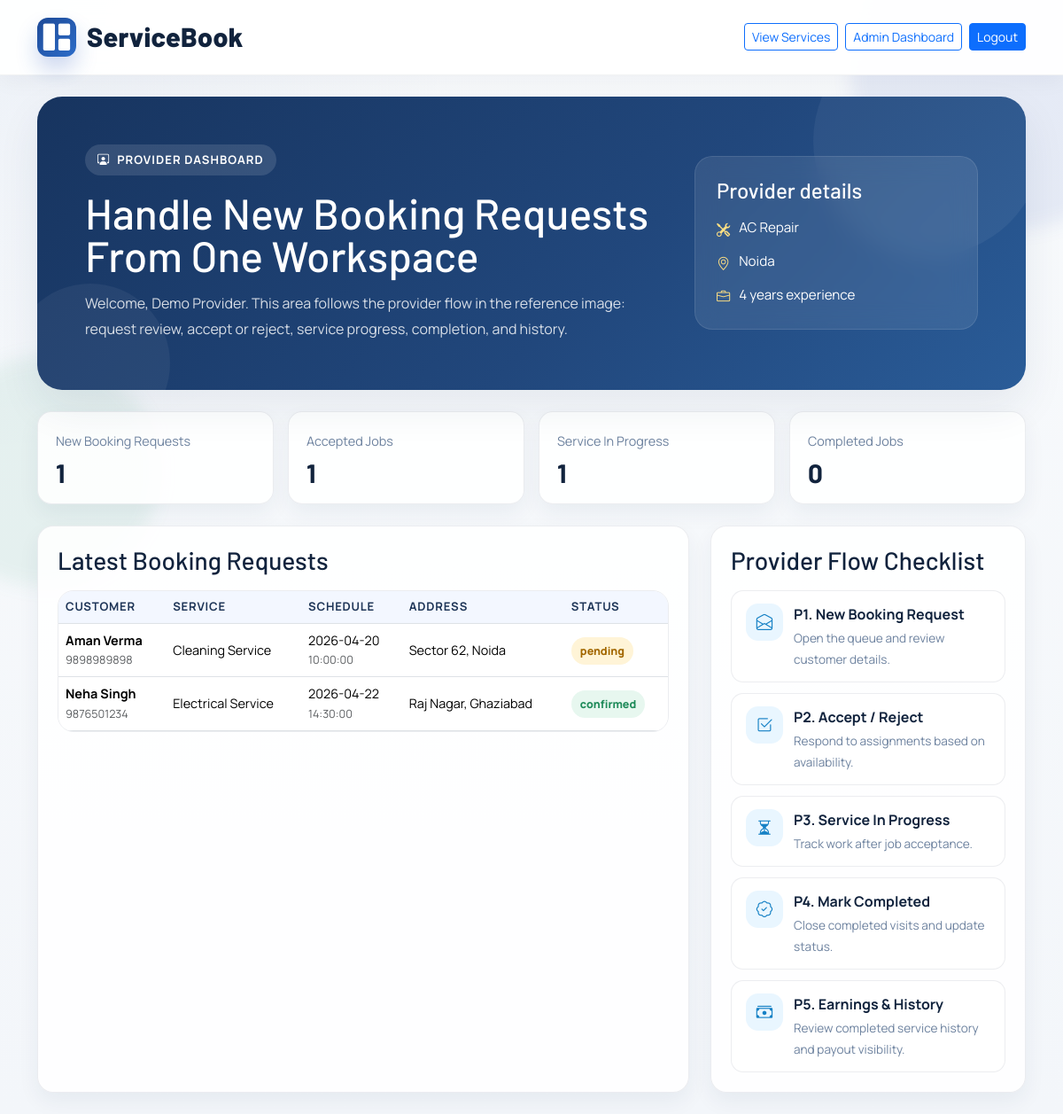
Screenshot of /provider-dashboard.php (signed in) with the database file from the repository.
### tables this page shows
CREATE TABLE service_providers (
  id INT UNSIGNED AUTO_INCREMENT PRIMARY KEY,
  full_name VARCHAR(120) NOT NULL,
  email VARCHAR(180) NOT NULL UNIQUE,
  phone VARCHAR(25) NOT NULL,
  primary_service VARCHAR(120) NOT NULL,
  city VARCHAR(120) NOT NULL,
  experience_years INT UNSIGNED NOT NULL DEFAULT 1,
  password_hash VARCHAR(255) NOT NULL,
  status ENUM('active','inactive') NOT NULL DEFAULT 'active',
  created_at TIMESTAMP DEFAULT CURRENT_TIMESTAMP,
  updated_at TIMESTAMP DEFAULT CURRENT_TIMESTAMP ON UPDATE CURRENT_TIMESTAMP
);

CREATE TABLE bookings (
  id INT UNSIGNED AUTO_INCREMENT PRIMARY KEY,
  service_id INT UNSIGNED NOT NULL,
  customer_name VARCHAR(120) NOT NULL,
  customer_email VARCHAR(180) NOT NULL,
  customer_phone VARCHAR(25) NOT NULL,
  booking_date DATE NOT NULL,
  booking_time TIME NOT NULL,
  address VARCHAR(255),
  notes TEXT,
  status ENUM('pending','confirmed','completed','cancelled') NOT NULL DEFAULT 'pending',
  created_at TIMESTAMP DEFAULT CURRENT_TIMESTAMP,
  updated_at TIMESTAMP DEFAULT CURRENT_TIMESTAMP ON UPDATE CURRENT_TIMESTAMP,
  CONSTRAINT fk_booking_service FOREIGN KEY (service_id) REFERENCES services(id) ON DELETE RESTRICT
);

CREATE TABLE services (
  id INT UNSIGNED AUTO_INCREMENT PRIMARY KEY,
  name VARCHAR(120) NOT NULL,
  description TEXT,
  price DECIMAL(10,2) NOT NULL DEFAULT 0.00,
  duration_minutes INT UNSIGNED NOT NULL DEFAULT 60,
  is_active TINYINT(1) NOT NULL DEFAULT 1,
  created_at TIMESTAMP DEFAULT CURRENT_TIMESTAMP,
  updated_at TIMESTAMP DEFAULT CURRENT_TIMESTAMP ON UPDATE CURRENT_TIMESTAMP
);

### provider-dashboard.php (the view, shortened to what this page needs)
<?php
$stats = [
    'new_requests' => 0,
    'accepted_jobs' => 0,
    'in_progress' => 0,
    'completed' => 0,
];
$bookings = [];
$provider = [];
try {
    $pdo = db();
    $providerStmt = $pdo->prepare(
        'SELECT full_name, email, phone, primary_service, city, experience_years
         FROM service_providers
         WHERE id = :id
         LIMIT 1'
    );
    $providerStmt->execute(['id' => (int) $_SESSION['provider_id']]);
    $provider = $providerStmt->fetch() ?: [];
    $stats['new_requests'] = (int) $pdo->query("SELECT COUNT(*) FROM bookings WHERE status = 'pending'")->fetchColumn();
    $stats['accepted_jobs'] = (int) $pdo->query("SELECT COUNT(*) FROM bookings WHERE status = 'confirmed'")->fetchColumn();
    $stats['in_progress'] = (int) $pdo->query("SELECT COUNT(*) FROM bookings WHERE status = 'confirmed'")->fetchColumn();
    $stats['completed'] = (int) $pdo->query("SELECT COUNT(*) FROM bookings WHERE status = 'completed'")->fetchColumn();
    $bookings = $pdo->query(
        'SELECT b.customer_name, b.customer_phone, b.booking_date, b.booking_time, b.status, s.name AS service_name, b.address
         FROM bookings b
         INNER JOIN services s ON s.id = b.service_id
         ORDER BY b.created_at DESC
         LIMIT 10'
    )->fetchAll();
} catch (Throwable $e) {
    $error = 'Could not load provider dashboard. Please start MySQL in XAMPP and verify the existing database connection.';
}
function statusBadgeClass(string $status): string
{
    return match ($status) {
        'pending' => 'badge-pending',
        'confirmed' => 'badge-confirmed',
        'completed' => 'badge-completed',
        'cancelled' => 'badge-cancelled',
        default => 'badge-new',
    };
}
?>
<!DOCTYPE html>
<html lang="en">
<head>
  <link href="https://cdn.jsdelivr.net/npm/bootstrap@5.3.3/dist/css/bootstrap.min.css" rel="stylesheet" />
  <link href="https://cdn.jsdelivr.net/npm/bootstrap-icons@1.11.3/font/bootstrap-icons.min.css" rel="stylesheet" />
  <link rel="stylesheet" href="css/style.css" />
</head>
<body>
  <div class="page-shell">
    <header class="top-nav sticky-top">
      <nav class="navbar navbar-expand-lg">
        <div class="container">
          <a class="navbar-brand" href="index.php">
            <span class="logo-mark"><i class="bi bi-grid-1x2-fill"></i></span>
            ServiceBook
          </a>
          <div class="ms-auto d-flex gap-2 flex-wrap">
            <a class="btn btn-outline-primary btn-sm" href="services.php">View Services</a>
            <a class="btn btn-outline-primary btn-sm" href="dashboard.php">Admin Dashboard</a>
            <a class="btn btn-primary btn-sm" href="provider-logout.php">Logout</a>
          </div>
        </div>
      </nav>
    </header>
    <main class="container py-4">
      <div class="hero-card mb-4">
        <div class="row align-items-center g-4">
          <div class="col-lg-8">
            <span class="eyebrow"><i class="bi bi-person-workspace"></i> Provider dashboard</span>
            <h1 class="hero-title" style="font-size: clamp(2.5rem, 4vw, 4rem);">Handle New Booking Requests From One Workspace</h1>
            <p class="hero-copy mb-0">
              Welcome, <?php echo htmlspecialchars((string) ($_SESSION['provider_name'] ?? 'Provider')); ?>.
              This area follows the provider flow in the reference image: request review, accept or reject, service progress, completion, and history.
            </p>
          </div>
          <div class="col-lg-4">
            <div class="hero-side-panel">
              <h4 class="mb-3">Provider details</h4>
              <ul class="hero-bullet-list mt-0">
                <li><i class="bi bi-tools"></i><span><?php echo htmlspecialchars((string) ($provider['primary_service'] ?? ($_SESSION['provider_service'] ?? 'Primary service'))); ?></span></li>
                <li><i class="bi bi-geo-alt"></i><span><?php echo htmlspecialchars((string) ($provider['city'] ?? ($_SESSION['provider_city'] ?? 'City'))); ?></span></li>
                <li><i class="bi bi-briefcase"></i><span><?php echo htmlspecialchars((string) ($provider['experience_years'] ?? 0)); ?> years experience</span></li>
              </ul>
            </div>
          </div>
        </div>
      </div>
      <section class="dashboard-grid mb-4">
        <div class="metric-card"><span>New Booking Requests</span><strong><?php echo $stats['new_requests']; ?></strong></div>
        <div class="metric-card"><span>Accepted Jobs</span><strong><?php echo $stats['accepted_jobs']; ?></strong></div>
        <div class="metric-card"><span>Service In Progress</span><strong><?php echo $stats['in_progress']; ?></strong></div>
        <div class="metric-card"><span>Completed Jobs</span><strong><?php echo $stats['completed']; ?></strong></div>
      </section>
      <div class="row g-4">
        <div class="col-lg-8">
          <section class="soft-panel h-100">
            <h3 class="mb-3">Latest Booking Requests</h3>
            <div class="table-shell table-responsive">
              <table class="table table-hover align-middle mb-0">
                <thead>
                  <tr>
                    <th>Customer</th>
                    <th>Service</th>
                    <th>Schedule</th>
                    <th>Address</th>
                    <th>Status</th>
                  </tr>
                </thead>
                <tbody>
                  <?php if (count($bookings) === 0): ?>
                    <tr><td colspan="5" class="text-muted">No booking requests available yet.</td></tr>
                  <?php else: ?>
                    <?php foreach ($bookings as $booking): ?>
                      <tr>
                        <td>
                          <strong><?php echo htmlspecialchars((string) $booking['customer_name']); ?></strong><br />
                          <span class="text-muted small"><?php echo htmlspecialchars((string) $booking['customer_phone']); ?></span>
                        </td>
                        <td><?php echo htmlspecialchars((string) $booking['service_name']); ?></td>
                        <td><?php echo htmlspecialchars((string) $booking['booking_date']); ?><br /><span class="text-muted small"><?php echo htmlspecialchars((string) $booking['booking_time']); ?></span></td>
                        <td><?php echo htmlspecialchars((string) $booking['address']); ?></td>
                        <td><span class="badge-soft <?php echo statusBadgeClass((string) $booking['status']); ?>"><?php echo htmlspecialchars((string) $booking['status']); ?></span></td>
                      </tr>
                    <?php endforeach; ?>
                  <?php endif; ?>
                </tbody>
              </table>
            </div>
          </section>
        </div>
        <div class="col-lg-4">
          <section class="soft-panel h-100">
            <h3 class="mb-3">Provider Flow Checklist</h3>
            <div class="flow-stack">
              <div class="flow-node provider-node"><i class="bi bi-envelope-open"></i><div><strong>P1. New Booking Request</strong><span>Open the queue and review customer details.</span></div></div>
              <div class="flow-node provider-node"><i class="bi bi-check2-square"></i><div><strong>P2. Accept / Reject</strong><span>Respond to assignments based on availability.</span></div></div>
              <div class="flow-node provider-node"><i class="bi bi-hourglass-split"></i><div><strong>P3. Service In Progress</strong><span>Track work after job acceptance.</span></div></div>
              <div class="flow-node provider-node"><i class="bi bi-patch-check"></i><div><strong>P4. Mark Completed</strong><span>Close completed visits and update status.</span></div></div>
              <div class="flow-node provider-node"><i class="bi bi-cash-stack"></i><div><strong>P5. Earnings & History</strong><span>Review completed service history and payout visibility.</span></div></div>
            </div>
          </section>
        </div>
      </div>
    </main>
  </div>
</body>
</html>

### rows the page displays
service_providers: primary_service "AC Repair", city "Noida", experience_years "4"
bookings: customer_name "Aman Verma", customer_phone "9898989898", service.name "Cleaning Service", booking_date "2026-04-20", booking_time "10:00:00", address "Sector 62, Noida", status "pending"
bookings: customer_name "Neha Singh", customer_phone "9876501234", service.name "Electrical Service", booking_date "2026-04-22", booking_time "14:30:00", address "Raj Nagar, Ghaziabad", status "confirmed"

### other values shown
$_SESSION['provider_name'] "Demo Provider"
$stats['new_requests'] "1"
$stats['accepted_jobs'] "1"
$stats['in_progress'] "1"
$stats['completed'] "0"
